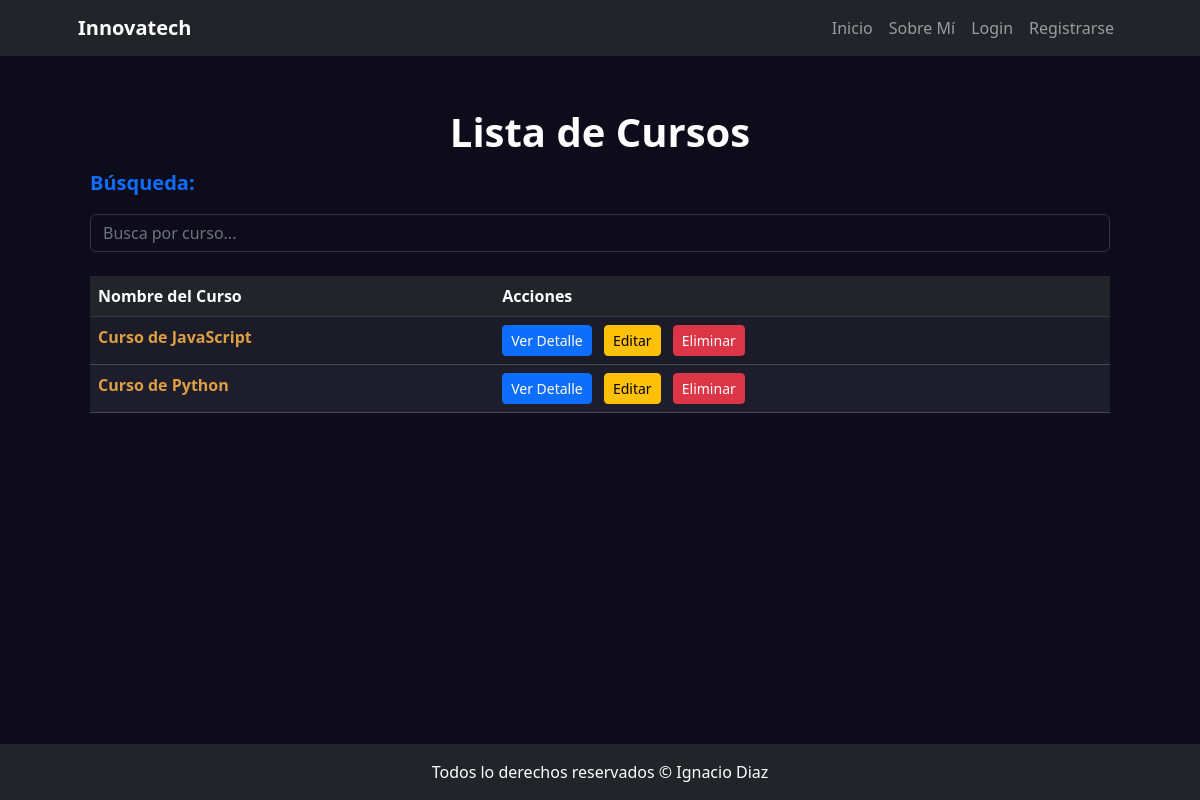
Before: /curso/list/ with the older database file.
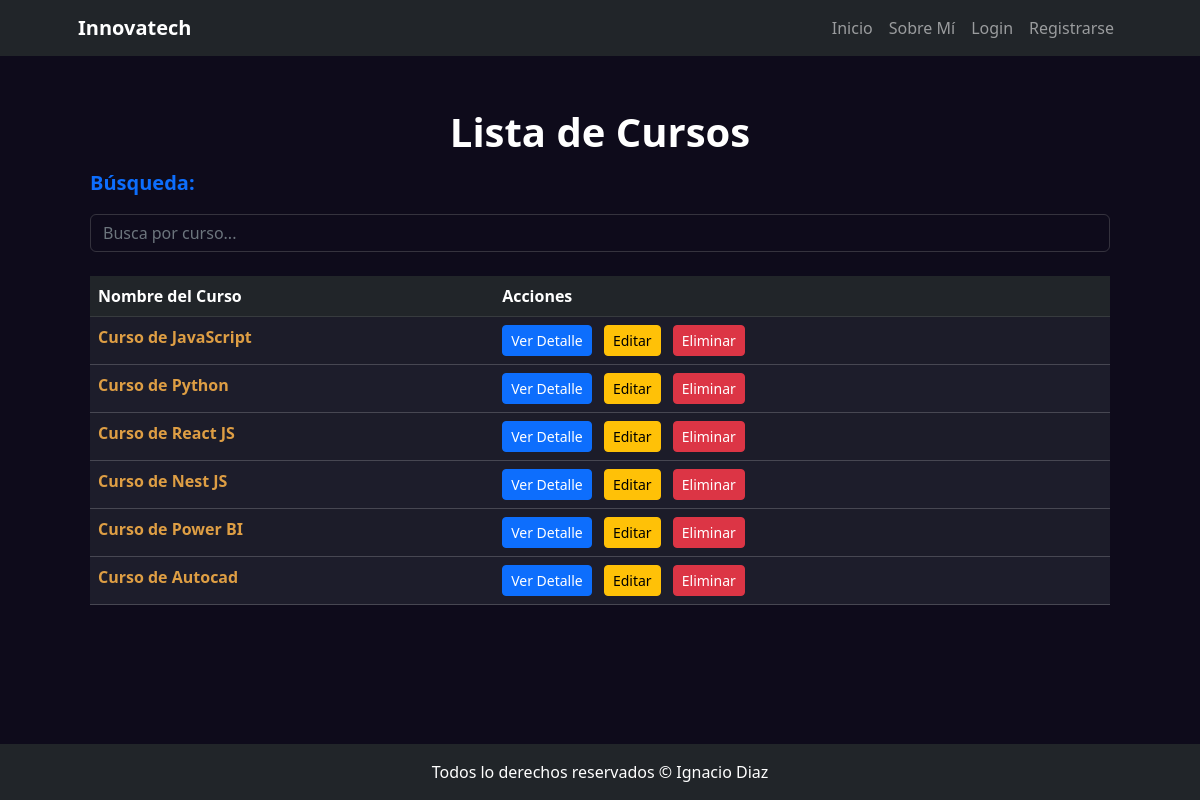
After: the same page with the newer database file.
### curso/models.py (models this page shows, shortened)
class Curso(models.Model):
    nombre = models.CharField(max_length=100)
    descripcion = models.TextField()
    fecha_inicio = models.DateField()
    imagen = models.ImageField(upload_to='cursos/', null=True, blank=True)
    class Meta:
        verbose_name = 'Curso'
        verbose_name_plural = 'Cursos'

### curso/views.py (the view)
# urls.py: path("list/", views.CursoList.as_view(), name="list"),
class CursoList(ListView):
    model = models.Curso
    def get_queryset(self) -> QuerySet:
        if self.request.GET.get("consulta"):
            consulta = self.request.GET.get("consulta")
            object_list = models.Curso.objects.filter(
                nombre__icontains=consulta)
        else:
            object_list = models.Curso.objects.all()
        return object_list

### curso/templates/curso/curso_list.html (shortened to what this page needs)
{% extends 'core/base.html' %}
{% block titulo %}Lista de Cursos{% endblock titulo %}
{% block contenido %}
    <div class="container">
        <div class="row">
            <form action="{% url 'curso:list' %}" method="get">
                <label class="fs-5 fw-bold mb-3 text-primary">Búsqueda:</label>
                <input
                    type="text"
                    name="consulta"
                    class="form-control"
                    placeholder="Busca por curso..."
                >
            </form>
        </div>
        <div class="row my-4">
            <div class="col">
                {% if object_list %}
                    <table class="table table-striped table-hover"  style="background: #1d1d2b; border-color: #ffffff2f;">
                        <thead class="table-dark">
                            <tr>
                                <th scope="col">Nombre del Curso</th>
                                <th scope="col">Acciones</th>
                            </tr>
                        </thead>
                        <tbody>
                            {% for object in object_list %}
                                <tr>
                                    <td style="color: #de9e44" class="fw-bold">{{ object.nombre }}</td>
                                    <td>
                                        <a href="{% url 'curso:detail' object.id %}" class="btn btn-primary btn-sm me-2">Ver Detalle</a>
                                        <a href="{% url 'curso:update' object.id %}" class="btn btn-warning btn-sm me-2">Editar</a>
                                        <a href="{% url 'curso:delete' object.id %}" class="btn btn-danger btn-sm">Eliminar</a>
                                    </td>
                                </tr>
                            {% endfor %}
                        </tbody>
                    </table>
                {% elif not object_list and request.GET.consulta %}
                    <p class="text-center py-4 m-2 fs-4 text-info text-bg-dark fw-bold rounded-4">
                        No hay Cursos registrados con ese nombre 🫤
                    </p>
                {% else %}
                    <p class="text-center py-4 m-2 fs-4 text-warning text-bg-dark fw-bold rounded-4">
                       Aún no hay Cursos registrados 📢
                    </p>
                {% endif %}
            </div>
        </div>
    </div>
{% endblock contenido %}

Changed rows visible on the page:
added Curso: nombre "Curso de React JS"
added Curso: nombre "Curso de Nest JS"
added Curso: nombre "Curso de Power BI"
added Curso: nombre "Curso de Autocad"
